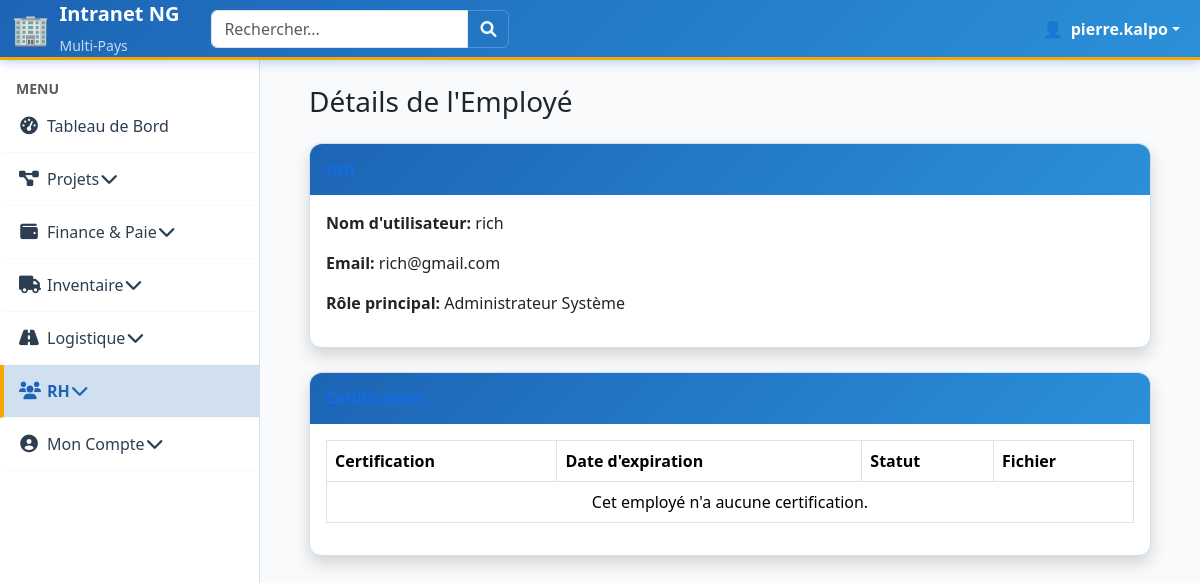
Screenshot of /rh/employees/1/ (signed in) with the database file from the repository.
### users/models.py (models this page shows, shortened)
class CustomUser(AbstractUser):
    phone_number = models.CharField(
        max_length=20, blank=True, null=True, verbose_name="Numéro de téléphone"
    )
    salaire_mensuel_base = models.DecimalField(
        max_digits=10, decimal_places=2, default=Decimal("0.00"), verbose_name=_("Salaire Mensuel de Base")
    )
    statut_actuel = models.CharField(
        max_length=20,
        choices=EMPLOYEE_STATUS_CHOICES,
        default="ACTIF",
        verbose_name=_("Statut actuel"),
    )
    class Meta:
        verbose_name = "Employé"
        verbose_name_plural = "Employés"
    def is_team_lead_user(self):
        return self.groups.filter(name__iexact="Team_Lead").exists()
    def is_coordinator_user(self):
        user_roles = {r.lower() for r in self.get_active_role_names()}
        return (
            "coordinateur de projet" in user_roles or "coordinateur_de_projet" in user_roles
        )
    def is_field_team_user(self):
        user_roles = {r.lower() for r in self.get_active_role_names()}
        return "field team" in user_roles or "field_team" in user_roles
    @property
    def is_cm(self):
        user_roles = {r.lower() for r in self.get_active_role_names()}
        return "country manager" in user_roles or "country_manager" in user_roles
    @property
    def is_coordinator(self):
        return self.is_coordinator_user()
    @property
    def is_field_team(self):
        return self.is_field_team_user()
    @property
    def is_team_lead(self):
        return self.is_team_lead_user()
    @property
    def active_country_ids(self):
        if not self.is_authenticated:
            return []
        return list(
            self.assignments.filter(is_active=True, country__is_active=True)
            .values_list("country_id", flat=True)
            .distinct()
        )
    @property
    def main_role(self):
        user_roles = {r.lower() for r in self.get_active_role_names()}
        if self.is_superuser:
            return "Administrateur Système"
    def get_active_role_names(self):
        if not self.is_authenticated:
            return set()
        return set(
            self.assignments.filter(
                is_active=True, country__is_active=True
            ).values_list("role__name", flat=True)
        )

### rh/views.py (the view)
# urls.py: path('employees/<int:pk>/', views.EmployeeDetailView.as_view(), name='employee_detail'),
class EmployeeDetailView(LoginRequiredMixin, DetailView):
    model = CustomUser
    template_name = 'rh/employee_detail.html'
    context_object_name = 'employee'

### core/context_processors.py (called while the page is built)
def user_countries_processor(request):
    user = request.user
    countries = []
    active_country_ids = []
    if user.is_authenticated:
        active_country_ids = user.active_country_ids
        countries = Country.objects.filter(id__in=active_country_ids)
    return {
        "user_countries": countries,
        "active_country_ids": active_country_ids,  # Cette variable est maintenant toujours définie
    }

### rh/templates/rh/employee_detail.html (shortened to what this page needs)
{% extends 'core/base.html' %}
{% block content %}
<div class="container-fluid">
    <h1 class="h3 mb-4 text-gray-800">Détails de l'Employé</h1>
    <div class="card shadow mb-4">
        <div class="card-header py-3">
            <h6 class="m-0 font-weight-bold text-primary">{{ employee.get_full_name|default:employee.username }}</h6>
        </div>
        <div class="card-body">
            <p><strong>Nom d'utilisateur:</strong> {{ employee.username }}</p>
            <p><strong>Email:</strong> {{ employee.email }}</p>
            <p><strong>Rôle principal:</strong> {{ employee.main_role }}</p>
        </div>
    </div>
    <div class="card shadow mb-4">
        <div class="card-header py-3">
            <h6 class="m-0 font-weight-bold text-primary">Certifications</h6>
        </div>
        <div class="card-body">
            <div class="table-responsive">
                <table class="table table-bordered" id="dataTable" width="100%" cellspacing="0">
                    <thead>
                        <tr>
                            <th>Certification</th>
                            <th>Date d'expiration</th>
                            <th>Statut</th>
                            <th>Fichier</th>
                        </tr>
                    </thead>
                    <tbody>
                        {% for certification in employee.certifications.all %}
                        <tr>
                            <td>{{ certification.nom_certification }}</td>
                            <td>{{ certification.date_expiration }}</td>
                            <td>
                                {% if certification.statut_expiration == "Expiré" %}
                                    <span class="badge bg-danger">Expiré</span>
                                {% elif certification.statut_expiration == "Expire bientôt" %}
                                    <span class="badge bg-warning">Expire bientôt</span>
                                {% else %}
                                    <span class="badge bg-success">Valide</span>
                                {% endif %}
                            </td>
                            <td>
                                {% if certification.fichier_certificat %}
                                    <a href="{{ certification.fichier_certificat.url }}" class="btn btn-info btn-sm" target="_blank">
                                        <i class="fas fa-download"></i>
                                    </a>
                                {% endif %}
                            </td>
                        </tr>
                        {% empty %}
                        <tr>
                            <td colspan="4" class="text-center">Cet employé n'a aucune certification.</td>
                        </tr>
                        {% endfor %}
                    </tbody>
                </table>
            </div>
        </div>
    </div>
</div>
{% endblock %}

### core/templates/core/base.html (shortened to what this page needs)
{% load static %}
<!DOCTYPE html>
<html lang="fr">
<head>
    <link href="https://cdn.jsdelivr.net/npm/bootstrap@5.3.3/dist/css/bootstrap.min.css" rel="stylesheet">
    <link rel="stylesheet" href="https://cdnjs.cloudflare.com/ajax/libs/font-awesome/6.0.0-beta3/css/all.min.css">
</head>
<body>
    <nav class="navbar navbar-expand-lg navbar-custom fixed-top">
        <div class="container-fluid">
            <a class="navbar-brand fw-bold d-flex align-items-center" href="{% url 'home' %}">
                <span style="font-size: 1.5em; margin-right: 10px;">🏢</span>
                <div>
                    <div>Intranet NG</div>
                    <small class="opacity-75" style="font-size: 0.7em; font-weight: 400;">Multi-Pays</small>
                </div>
            </a>
            <form class="d-flex ms-3" role="search">
                <div class="input-group">
                    <input class="form-control" type="search" placeholder="Rechercher..." aria-label="Search">
                    <button class="btn btn-outline-light" type="submit" style="border-color: rgba(255,255,255,0.2);">
                        <i class="fas fa-search"></i>
                    </button>
                </div>
            </form>
            <div class="d-flex ms-auto">
                <ul class="navbar-nav">
                    {% if user.is_authenticated %}
                        <li class="nav-item dropdown">
                            <a class="nav-link dropdown-toggle d-flex align-items-center" href="#" role="button" data-bs-toggle="dropdown">
                                <span class="me-2">👤</span>
                                <strong>{{ user.username }}</strong>
                            </a>
                        </li>
                    {% else %}
                        <li class="nav-item">
                            <a class="nav-link" href="{% url 'login' %}">Connexion</a>
                        </li>
                    {% endif %}
                </ul>
            </div>
        </div>
    </nav>
    <div id="sidebar-wrapper">
        <ul class="sidebar-nav list-group list-group-flush">
            <li class="sidebar-item sidebar-title mt-3">
                <span class="text-uppercase text-muted small fw-bold px-3">Menu</span>
            </li>
            <li class="sidebar-item">
                <a class="sidebar-link {% if request.resolver_match.url_name == 'home' %}active{% endif %}" href="{% url 'home' %}">
                    <i class="fas fa-tachometer-alt me-2"></i> Tableau de Bord
                </a>
            </li>
            <li class="sidebar-item">
                <a class="sidebar-link" data-bs-toggle="collapse" href="#projets-collapse" role="button" aria-expanded="false" aria-controls="projets-collapse">
                    <i class="fas fa-project-diagram me-2"></i> Projets <i class="fas fa-chevron-down float-end"></i>
                </a>
            </li>
            {% if is_cm or is_coordinator or user.is_staff %}
            <li class="sidebar-item">
                <a class="sidebar-link {% if 'finance' in request.path %}active{% endif %}" data-bs-toggle="collapse" href="#finance-collapse" role="button" aria-expanded="false" aria-controls="finance-collapse">
                    <i class="fas fa-wallet me-2"></i> Finance & Paie <i class="fas fa-chevron-down float-end"></i>
                </a>
            </li>
            <li class="sidebar-item">
                <a class="sidebar-link {% if 'inventaire' in request.path %}active{% endif %}" data-bs-toggle="collapse" href="#inventaire-collapse" role="button" aria-expanded="false" aria-controls="inventaire-collapse">
                    <i class="fas fa-truck me-2"></i> Inventaire <i class="fas fa-chevron-down float-end"></i>
                </a>
            </li>
            <li class="sidebar-item">
                <a class="sidebar-link {% if 'logistique' in request.path %}active{% endif %}" data-bs-toggle="collapse" href="#logistique-collapse" role="button" aria-expanded="false" aria-controls="logistique-collapse">
                    <i class="fas fa-road me-2"></i> Logistique <i class="fas fa-chevron-down float-end"></i>
                </a>
            </li>
            <li class="sidebar-item">
                <a class="sidebar-link {% if 'rh' in request.path %}active{% endif %}" data-bs-toggle="collapse" href="#rh-collapse" role="button" aria-expanded="false" aria-controls="rh-collapse">
                    <i class="fas fa-users me-2"></i> RH <i class="fas fa-chevron-down float-end"></i>
                </a>
            </li>
            {% endif %}
            <li class="sidebar-item">
                <a class="sidebar-link" data-bs-toggle="collapse" href="#account-collapse" role="button" aria-expanded="false" aria-controls="account-collapse">
                    <i class="fas fa-user-circle me-2"></i> Mon Compte <i class="fas fa-chevron-down float-end"></i>
                </a>
            </li>
        </ul>
    </div>
    <div id="page-content-wrapper">
        <div class="container-fluid">
            <div id="mainContent">
                {% block content %}
                {% endblock %}
            </div>
        </div>
    </div>
</body>
</html>

### core/templates/core/base.html (style rules this page uses)
:root { --header-height: 60px; --sidebar-width: 260px; --primary-blue: #1D64B5; --secondary-blue: #2B90D9; --light-blue: #D1E0F1; --primary-orange: #F4A900; --accent-yellow: #FFD166; --sidebar-active-bg: var(--light-blue); --sidebar-active-text: var(--primary-blue); --content-bg: #f8fafc; --success-color: #27ae60; --warning-color: var(--primary-orange); --danger-color: #e74c3c; }
body { background-color: var(--content-bg); padding-top: var(--header-height); min-height: 100vh; font-family: 'Segoe UI', Tahoma, Geneva, Verdana, sans-serif; margin: 0; }
.navbar-custom { background: linear-gradient(135deg, var(--primary-blue) 0%, var(--secondary-blue) 100%) !important; border-bottom: 3px solid var(--primary-orange); box-shadow: 0 2px 10px rgba(29, 100, 181, 0.3); height: var(--header-height); position: fixed; top: 0; left: 0; right: 0; z-index: 1030; }
.navbar-custom .navbar-brand, .navbar-custom .nav-link { color: white !important; font-weight: 600; }
#sidebar-wrapper { position: fixed; top: var(--header-height); bottom: 0; left: 0; width: var(--sidebar-width); background: white; border-right: 1px solid var(--light-blue); z-index: 1020; overflow-y: auto; transition: transform 0.3s ease; }
.sidebar-link { display: flex; align-items: center; color: #2c3e50; text-decoration: none; font-weight: 500; padding: 14px 20px 14px 15px; border-left: 4px solid transparent; transition: all 0.3s ease; border-bottom: 1px solid #f8f9fa; }
.sidebar-link i { margin-right: 12px; width: 20px; text-align: center; font-size: 1.1em; }
.sidebar-link.active { color: var(--primary-blue) !important; background-color: var(--light-blue) !important; border-left: 4px solid var(--primary-orange) !important; font-weight: 700; }
#page-content-wrapper { margin-left: var(--sidebar-width); width: calc(100% - var(--sidebar-width)); padding: 25px; min-height: calc(100vh - var(--header-height)); background-color: var(--content-bg); transition: all 0.3s ease; margin-top: 0; }
.card { border: none; border-radius: 12px; box-shadow: 0 4px 15px rgba(29, 100, 181, 0.1); transition: all 0.3s ease; border: 1px solid var(--light-blue); }
.card-header { background: linear-gradient(135deg, var(--primary-blue) 0%, var(--secondary-blue) 100%); color: white; border-radius: 12px 12px 0 0 !important; font-weight: 600; border: none; }

### rows the page displays
CustomUser: username "pierre.kalpo"
CustomUser: username "rich", email "rich@gmail.com", main_role "Administrateur Système"
